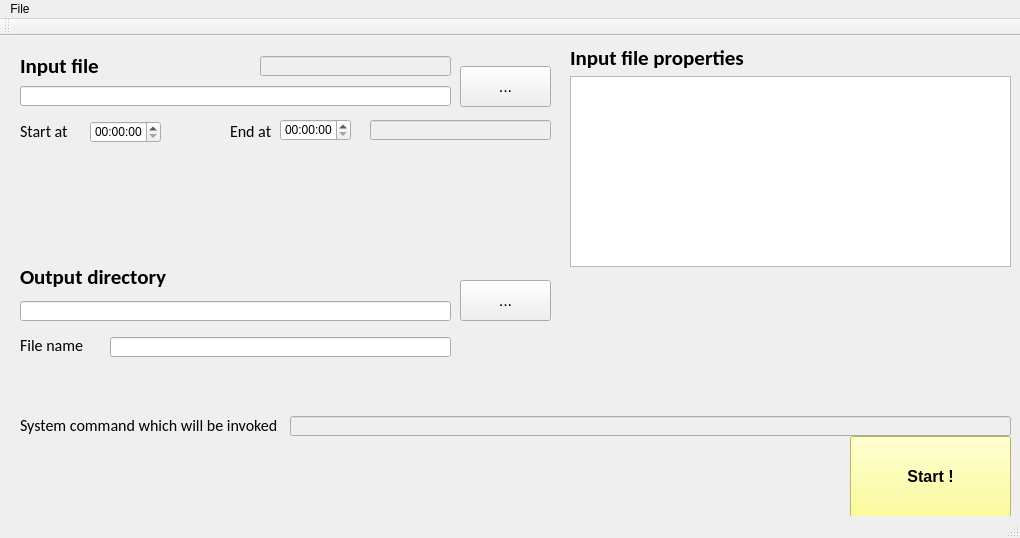
<?xml version="1.0" encoding="UTF-8"?>
<ui version="4.0">
 <class>MainWindow</class>
 <widget class="QMainWindow" name="MainWindow">
  <property name="geometry">
   <rect>
    <x>0</x>
    <y>0</y>
    <width>1020</width>
    <height>538</height>
   </rect>
  </property>
  <property name="windowTitle">
   <string>MainWindow</string>
  </property>
  <widget class="QWidget" name="centralWidget">
   <widget class="QLabel" name="label">
    <property name="geometry">
     <rect>
      <x>20</x>
      <y>14</y>
      <width>91</width>
      <height>31</height>
     </rect>
    </property>
    <property name="font">
     <font>
      <family>Calibri</family>
      <pointsize>16</pointsize>
      <weight>75</weight>
      <bold>true</bold>
     </font>
    </property>
    <property name="text">
     <string>Input file</string>
    </property>
   </widget>
   <widget class="QLabel" name="label_2">
    <property name="geometry">
     <rect>
      <x>20</x>
      <y>225</y>
      <width>151</width>
      <height>31</height>
     </rect>
    </property>
    <property name="font">
     <font>
      <family>Calibri</family>
      <pointsize>16</pointsize>
      <weight>75</weight>
      <bold>true</bold>
     </font>
    </property>
    <property name="text">
     <string>Output directory</string>
    </property>
   </widget>
   <widget class="QLineEdit" name="txtInputFile">
    <property name="geometry">
     <rect>
      <x>20</x>
      <y>50</y>
      <width>431</width>
      <height>20</height>
     </rect>
    </property>
   </widget>
   <widget class="QLineEdit" name="txtOutputFile">
    <property name="geometry">
     <rect>
      <x>20</x>
      <y>265</y>
      <width>431</width>
      <height>20</height>
     </rect>
    </property>
   </widget>
   <widget class="QPushButton" name="btnChooseInputFile">
    <property name="geometry">
     <rect>
      <x>460</x>
      <y>30</y>
      <width>91</width>
      <height>41</height>
     </rect>
    </property>
    <property name="font">
     <font>
      <pointsize>12</pointsize>
     </font>
    </property>
    <property name="text">
     <string>...</string>
    </property>
   </widget>
   <widget class="QPushButton" name="btnChooseOutputFile">
    <property name="geometry">
     <rect>
      <x>460</x>
      <y>244</y>
      <width>91</width>
      <height>41</height>
     </rect>
    </property>
    <property name="font">
     <font>
      <pointsize>12</pointsize>
     </font>
    </property>
    <property name="text">
     <string>...</string>
    </property>
   </widget>
   <widget class="QLineEdit" name="txtNameOutputFile">
    <property name="geometry">
     <rect>
      <x>110</x>
      <y>301</y>
      <width>341</width>
      <height>20</height>
     </rect>
    </property>
   </widget>
   <widget class="QLabel" name="label_3">
    <property name="geometry">
     <rect>
      <x>20</x>
      <y>294</y>
      <width>71</width>
      <height>31</height>
     </rect>
    </property>
    <property name="font">
     <font>
      <family>Calibri</family>
      <pointsize>12</pointsize>
      <weight>50</weight>
      <bold>false</bold>
     </font>
    </property>
    <property name="text">
     <string>File name</string>
    </property>
   </widget>
   <widget class="QTextEdit" name="txtInputFileProperties">
    <property name="enabled">
     <bool>true</bool>
    </property>
    <property name="geometry">
     <rect>
      <x>570</x>
      <y>40</y>
      <width>441</width>
      <height>191</height>
     </rect>
    </property>
    <property name="readOnly">
     <bool>true</bool>
    </property>
   </widget>
   <widget class="QLabel" name="label_4">
    <property name="geometry">
     <rect>
      <x>570</x>
      <y>6</y>
      <width>181</width>
      <height>31</height>
     </rect>
    </property>
    <property name="font">
     <font>
      <family>Calibri</family>
      <pointsize>16</pointsize>
      <weight>75</weight>
      <bold>true</bold>
     </font>
    </property>
    <property name="text">
     <string>Input file properties</string>
    </property>
   </widget>
   <widget class="QTimeEdit" name="timeEditStart">
    <property name="geometry">
     <rect>
      <x>90</x>
      <y>85</y>
      <width>71</width>
      <height>22</height>
     </rect>
    </property>
    <property name="displayFormat">
     <string>HH:mm:ss</string>
    </property>
   </widget>
   <widget class="QTimeEdit" name="timeEditEnd">
    <property name="geometry">
     <rect>
      <x>280</x>
      <y>83</y>
      <width>71</width>
      <height>22</height>
     </rect>
    </property>
    <property name="displayFormat">
     <string>HH:mm:ss</string>
    </property>
   </widget>
   <widget class="QLabel" name="label_5">
    <property name="geometry">
     <rect>
      <x>20</x>
      <y>80</y>
      <width>71</width>
      <height>31</height>
     </rect>
    </property>
    <property name="font">
     <font>
      <family>Calibri</family>
      <pointsize>12</pointsize>
      <weight>50</weight>
      <bold>false</bold>
     </font>
    </property>
    <property name="text">
     <string>Start at</string>
    </property>
   </widget>
   <widget class="QLabel" name="label_6">
    <property name="geometry">
     <rect>
      <x>230</x>
      <y>80</y>
      <width>71</width>
      <height>31</height>
     </rect>
    </property>
    <property name="font">
     <font>
      <family>Calibri</family>
      <pointsize>12</pointsize>
      <weight>50</weight>
      <bold>false</bold>
     </font>
    </property>
    <property name="text">
     <string>End at</string>
    </property>
   </widget>
   <widget class="QLineEdit" name="txtCommandInvoked">
    <property name="enabled">
     <bool>false</bool>
    </property>
    <property name="geometry">
     <rect>
      <x>290</x>
      <y>380</y>
      <width>721</width>
      <height>20</height>
     </rect>
    </property>
   </widget>
   <widget class="QLabel" name="label_7">
    <property name="geometry">
     <rect>
      <x>20</x>
      <y>374</y>
      <width>261</width>
      <height>31</height>
     </rect>
    </property>
    <property name="font">
     <font>
      <family>Calibri</family>
      <pointsize>12</pointsize>
      <weight>50</weight>
      <bold>false</bold>
     </font>
    </property>
    <property name="text">
     <string>System command which will be invoked</string>
    </property>
   </widget>
   <widget class="QPushButton" name="btnStart">
    <property name="enabled">
     <bool>true</bool>
    </property>
    <property name="geometry">
     <rect>
      <x>850</x>
      <y>400</y>
      <width>161</width>
      <height>81</height>
     </rect>
    </property>
    <property name="palette">
     <palette>
      <active>
       <colorrole role="WindowText">
        <brush brushstyle="SolidPattern">
         <color alpha="255">
          <red>0</red>
          <green>0</green>
          <blue>0</blue>
         </color>
        </brush>
       </colorrole>
       <colorrole role="Button">
        <brush brushstyle="SolidPattern">
         <color alpha="255">
          <red>255</red>
          <green>255</green>
          <blue>127</blue>
         </color>
        </brush>
       </colorrole>
       <colorrole role="Light">
        <brush brushstyle="SolidPattern">
         <color alpha="255">
          <red>255</red>
          <green>255</green>
          <blue>255</blue>
         </color>
        </brush>
       </colorrole>
       <colorrole role="Midlight">
        <brush brushstyle="SolidPattern">
         <color alpha="255">
          <red>255</red>
          <green>255</green>
          <blue>191</blue>
         </color>
        </brush>
       </colorrole>
       <colorrole role="Dark">
        <brush brushstyle="SolidPattern">
         <color alpha="255">
          <red>127</red>
          <green>127</green>
          <blue>63</blue>
         </color>
        </brush>
       </colorrole>
       <colorrole role="Mid">
        <brush brushstyle="SolidPattern">
         <color alpha="255">
          <red>170</red>
          <green>170</green>
          <blue>84</blue>
         </color>
        </brush>
       </colorrole>
       <colorrole role="Text">
        <brush brushstyle="SolidPattern">
         <color alpha="255">
          <red>0</red>
          <green>0</green>
          <blue>0</blue>
         </color>
        </brush>
       </colorrole>
       <colorrole role="BrightText">
        <brush brushstyle="SolidPattern">
         <color alpha="255">
          <red>255</red>
          <green>255</green>
          <blue>255</blue>
         </color>
        </brush>
       </colorrole>
       <colorrole role="ButtonText">
        <brush brushstyle="SolidPattern">
         <color alpha="255">
          <red>0</red>
          <green>0</green>
          <blue>0</blue>
         </color>
        </brush>
       </colorrole>
       <colorrole role="Base">
        <brush brushstyle="SolidPattern">
         <color alpha="255">
          <red>255</red>
          <green>255</green>
          <blue>255</blue>
         </color>
        </brush>
       </colorrole>
       <colorrole role="Window">
        <brush brushstyle="SolidPattern">
         <color alpha="255">
          <red>255</red>
          <green>255</green>
          <blue>127</blue>
         </color>
        </brush>
       </colorrole>
       <colorrole role="Shadow">
        <brush brushstyle="SolidPattern">
         <color alpha="255">
          <red>0</red>
          <green>0</green>
          <blue>0</blue>
         </color>
        </brush>
       </colorrole>
       <colorrole role="AlternateBase">
        <brush brushstyle="SolidPattern">
         <color alpha="255">
          <red>255</red>
          <green>255</green>
          <blue>191</blue>
         </color>
        </brush>
       </colorrole>
       <colorrole role="ToolTipBase">
        <brush brushstyle="SolidPattern">
         <color alpha="255">
          <red>255</red>
          <green>255</green>
          <blue>220</blue>
         </color>
        </brush>
       </colorrole>
       <colorrole role="ToolTipText">
        <brush brushstyle="SolidPattern">
         <color alpha="255">
          <red>0</red>
          <green>0</green>
          <blue>0</blue>
         </color>
        </brush>
       </colorrole>
      </active>
      <inactive>
       <colorrole role="WindowText">
        <brush brushstyle="SolidPattern">
         <color alpha="255">
          <red>0</red>
          <green>0</green>
          <blue>0</blue>
         </color>
        </brush>
       </colorrole>
       <colorrole role="Button">
        <brush brushstyle="SolidPattern">
         <color alpha="255">
          <red>255</red>
          <green>255</green>
          <blue>127</blue>
         </color>
        </brush>
       </colorrole>
       <colorrole role="Light">
        <brush brushstyle="SolidPattern">
         <color alpha="255">
          <red>255</red>
          <green>255</green>
          <blue>255</blue>
         </color>
        </brush>
       </colorrole>
       <colorrole role="Midlight">
        <brush brushstyle="SolidPattern">
         <color alpha="255">
          <red>255</red>
          <green>255</green>
          <blue>191</blue>
         </color>
        </brush>
       </colorrole>
       <colorrole role="Dark">
        <brush brushstyle="SolidPattern">
         <color alpha="255">
          <red>127</red>
          <green>127</green>
          <blue>63</blue>
         </color>
        </brush>
       </colorrole>
       <colorrole role="Mid">
        <brush brushstyle="SolidPattern">
         <color alpha="255">
          <red>170</red>
          <green>170</green>
          <blue>84</blue>
         </color>
        </brush>
       </colorrole>
       <colorrole role="Text">
        <brush brushstyle="SolidPattern">
         <color alpha="255">
          <red>0</red>
          <green>0</green>
          <blue>0</blue>
         </color>
        </brush>
       </colorrole>
       <colorrole role="BrightText">
        <brush brushstyle="SolidPattern">
         <color alpha="255">
          <red>255</red>
          <green>255</green>
          <blue>255</blue>
         </color>
        </brush>
       </colorrole>
       <colorrole role="ButtonText">
        <brush brushstyle="SolidPattern">
         <color alpha="255">
          <red>0</red>
          <green>0</green>
          <blue>0</blue>
         </color>
        </brush>
       </colorrole>
       <colorrole role="Base">
        <brush brushstyle="SolidPattern">
         <color alpha="255">
          <red>255</red>
          <green>255</green>
          <blue>255</blue>
         </color>
        </brush>
       </colorrole>
       <colorrole role="Window">
        <brush brushstyle="SolidPattern">
         <color alpha="255">
          <red>255</red>
          <green>255</green>
          <blue>127</blue>
         </color>
        </brush>
       </colorrole>
       <colorrole role="Shadow">
        <brush brushstyle="SolidPattern">
         <color alpha="255">
          <red>0</red>
          <green>0</green>
          <blue>0</blue>
         </color>
        </brush>
       </colorrole>
       <colorrole role="AlternateBase">
        <brush brushstyle="SolidPattern">
         <color alpha="255">
          <red>255</red>
          <green>255</green>
          <blue>191</blue>
         </color>
        </brush>
       </colorrole>
       <colorrole role="ToolTipBase">
        <brush brushstyle="SolidPattern">
         <color alpha="255">
          <red>255</red>
          <green>255</green>
          <blue>220</blue>
         </color>
        </brush>
       </colorrole>
       <colorrole role="ToolTipText">
        <brush brushstyle="SolidPattern">
         <color alpha="255">
          <red>0</red>
          <green>0</green>
          <blue>0</blue>
         </color>
        </brush>
       </colorrole>
      </inactive>
      <disabled>
       <colorrole role="WindowText">
        <brush brushstyle="SolidPattern">
         <color alpha="255">
          <red>127</red>
          <green>127</green>
          <blue>63</blue>
         </color>
        </brush>
       </colorrole>
       <colorrole role="Button">
        <brush brushstyle="SolidPattern">
         <color alpha="255">
          <red>255</red>
          <green>255</green>
          <blue>127</blue>
         </color>
        </brush>
       </colorrole>
       <colorrole role="Light">
        <brush brushstyle="SolidPattern">
         <color alpha="255">
          <red>255</red>
          <green>255</green>
          <blue>255</blue>
         </color>
        </brush>
       </colorrole>
       <colorrole role="Midlight">
        <brush brushstyle="SolidPattern">
         <color alpha="255">
          <red>255</red>
          <green>255</green>
          <blue>191</blue>
         </color>
        </brush>
       </colorrole>
       <colorrole role="Dark">
        <brush brushstyle="SolidPattern">
         <color alpha="255">
          <red>127</red>
          <green>127</green>
          <blue>63</blue>
         </color>
        </brush>
       </colorrole>
       <colorrole role="Mid">
        <brush brushstyle="SolidPattern">
         <color alpha="255">
          <red>170</red>
          <green>170</green>
          <blue>84</blue>
         </color>
        </brush>
       </colorrole>
       <colorrole role="Text">
        <brush brushstyle="SolidPattern">
         <color alpha="255">
          <red>127</red>
          <green>127</green>
          <blue>63</blue>
         </color>
        </brush>
       </colorrole>
       <colorrole role="BrightText">
        <brush brushstyle="SolidPattern">
         <color alpha="255">
          <red>255</red>
          <green>255</green>
          <blue>255</blue>
         </color>
        </brush>
       </colorrole>
       <colorrole role="ButtonText">
        <brush brushstyle="SolidPattern">
         <color alpha="255">
          <red>127</red>
          <green>127</green>
          <blue>63</blue>
         </color>
        </brush>
       </colorrole>
       <colorrole role="Base">
        <brush brushstyle="SolidPattern">
         <color alpha="255">
          <red>255</red>
          <green>255</green>
          <blue>127</blue>
         </color>
        </brush>
       </colorrole>
       <colorrole role="Window">
        <brush brushstyle="SolidPattern">
         <color alpha="255">
          <red>255</red>
          <green>255</green>
          <blue>127</blue>
         </color>
        </brush>
       </colorrole>
       <colorrole role="Shadow">
        <brush brushstyle="SolidPattern">
         <color alpha="255">
          <red>0</red>
          <green>0</green>
          <blue>0</blue>
         </color>
        </brush>
       </colorrole>
       <colorrole role="AlternateBase">
        <brush brushstyle="SolidPattern">
         <color alpha="255">
          <red>255</red>
          <green>255</green>
          <blue>127</blue>
         </color>
        </brush>
       </colorrole>
       <colorrole role="ToolTipBase">
        <brush brushstyle="SolidPattern">
         <color alpha="255">
          <red>255</red>
          <green>255</green>
          <blue>220</blue>
         </color>
        </brush>
       </colorrole>
       <colorrole role="ToolTipText">
        <brush brushstyle="SolidPattern">
         <color alpha="255">
          <red>0</red>
          <green>0</green>
          <blue>0</blue>
         </color>
        </brush>
       </colorrole>
      </disabled>
     </palette>
    </property>
    <property name="font">
     <font>
      <pointsize>12</pointsize>
      <weight>75</weight>
      <bold>true</bold>
     </font>
    </property>
    <property name="autoFillBackground">
     <bool>false</bool>
    </property>
    <property name="text">
     <string>Start !</string>
    </property>
   </widget>
   <widget class="QLineEdit" name="txtFeedBack">
    <property name="enabled">
     <bool>false</bool>
    </property>
    <property name="geometry">
     <rect>
      <x>260</x>
      <y>20</y>
      <width>191</width>
      <height>20</height>
     </rect>
    </property>
    <property name="font">
     <font>
      <weight>75</weight>
      <bold>true</bold>
     </font>
    </property>
   </widget>
   <widget class="QLineEdit" name="txtTimeOutputVideo">
    <property name="enabled">
     <bool>false</bool>
    </property>
    <property name="geometry">
     <rect>
      <x>370</x>
      <y>84</y>
      <width>181</width>
      <height>20</height>
     </rect>
    </property>
   </widget>
  </widget>
  <widget class="QMenuBar" name="menuBar">
   <property name="geometry">
    <rect>
     <x>0</x>
     <y>0</y>
     <width>1020</width>
     <height>21</height>
    </rect>
   </property>
   <widget class="QMenu" name="menuFichier">
    <property name="title">
     <string>File</string>
    </property>
    <addaction name="actionQuitter"/>
   </widget>
   <addaction name="menuFichier"/>
  </widget>
  <widget class="QToolBar" name="mainToolBar">
   <attribute name="toolBarArea">
    <enum>TopToolBarArea</enum>
   </attribute>
   <attribute name="toolBarBreak">
    <bool>false</bool>
   </attribute>
  </widget>
  <widget class="QStatusBar" name="statusBar"/>
  <action name="actionQuitter">
   <property name="text">
    <string>Quit</string>
   </property>
  </action>
  <action name="actionStart">
   <property name="text">
    <string>Start !</string>
   </property>
  </action>
 </widget>
 <layoutdefault spacing="6" margin="11"/>
 <resources/>
 <connections/>
 <slots>
  <slot>chooseInputFileSlot()</slot>
 </slots>
</ui>
